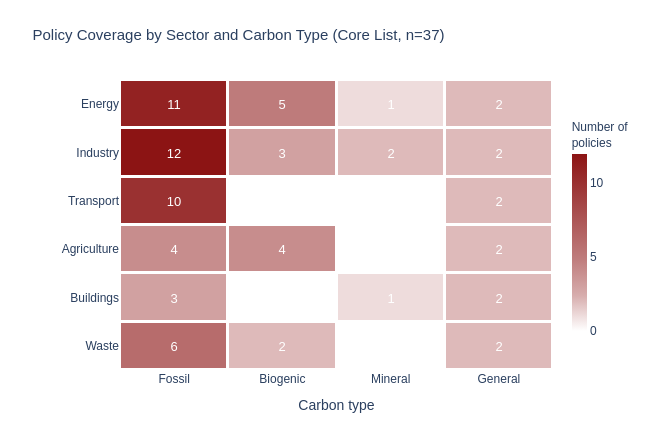

The notebook cell this image was saved under:
### Code cell
# FIGURE 3 — Sector × Carbon Type Heatmap (7.4)
# Rows = sectors, Columns = carbon types
# Values = number of core list policies covering that combination

sectors = [
    "Energy",
    "Industry", 
    "Transport",
    "Agriculture",
    "Buildings",
    "Waste",
]

carbon_types = ["Fossil", "Biogenic", "Mineral", "General"]

# Format: each row = one sector, each value = count for that carbon type
data = np.array([
    [11, 5, 1, 2],   # Energy
    [12, 3, 2, 2],   # Industry
    [10, 0, 0, 2],   # Transport
    [ 4, 4, 0, 2],   # Agriculture
    [ 3, 0, 1, 2],   # Buildings
    [ 6, 2, 0, 2],   # Waste
])

# Custom colorscale 
colorscale = [
    [0.0,  "rgba(140,  20,  20, 0)"],   # 0 policies = white
    [0.2,  "rgba(140,  20,  20, 0.35)"],   # light tan
    [0.4,  "rgba(140,  20,  20, 0.55)"],   # mid tan
    [0.6,  "rgba(140,  20,  20, 0.7)"],   # warm orange-brown
    [0.8,  "rgba(140,  20,  20, 0.85)"],   # dark red-brown
    [1.0,  "rgba(140,  20,  20, 1.0)"],   # deep red
]

# Create text labels for cells — show count, hide zeros
text_labels = []
for row in data:
    text_row = []
    for val in row:
        text_row.append(str(int(val)) if val > 0 else "")
    text_labels.append(text_row)

fig4 = go.Figure(go.Heatmap(
    z=data,
    x=carbon_types,
    y=sectors,
    text=text_labels,
    texttemplate="%{text}",
    textfont=dict(size=13, family=FONT, color="white"),
    colorscale=colorscale,
    showscale=True,
    colorbar=dict(
        title=dict(text="Number of<br>policies", font=dict(size=12, family=FONT)),
        thickness=15,
        len=0.8,
    ),
    xgap=3,
    ygap=3,
))

fig4.update_layout(
    title=dict(
        text="Policy Coverage by Sector and Carbon Type (Core List, n=37)",
        font=dict(size=15, family=FONT)
    ),
    xaxis=dict(
        title="Carbon type",
        side="bottom",
        tickfont=dict(size=12, family=FONT),
    ),
    yaxis=dict(
        title="",
        tickfont=dict(size=12, family=FONT),
        autorange="reversed",
    ),
    plot_bgcolor=BG,
    paper_bgcolor=BG,
    width=650,
    height=430,
    margin=dict(l=120, r=80, t=80, b=60),
    font=dict(family=FONT),
)

fig4.show()

### Figure 1 — Plotly figure (JSON) as saved in the notebook; plotly's stock layout.template omitted (floating-point values rounded to 4 significant figures)
{"data": [{"colorbar": {"len": 0.8, "thickness": 15, "title": {"font": {"family": "Arial", "size": 12}, "text": "Number of<br>policies"}}, "colorscale": [[0, "rgba(140,  20,  20, 0)"], [0.2, "rgba(140,  20,  20, 0.35)"], [0.4, "rgba(140,  20,  20, 0.55)"], [0.6, "rgba(140,  20,  20, 0.7)"], [0.8, "rgba(140,  20,  20, 0.85)"], [1, "rgba(140,  20,  20, 1.0)"]], "showscale": true, "text": [["11", "5", "1", "2"], ["12", "3", "2", "2"], ["10", "", "", "2"], ["4", "4", "", "2"], ["3", "", "1", "2"], ["6", "2", "", "2"]], "textfont": {"color": "white", "family": "Arial", "size": 13}, "texttemplate": "%{text}", "type": "heatmap", "x": ["Fossil", "Biogenic", "Mineral", "General"], "xgap": 3, "y": ["Energy", "Industry", "Transport", "Agriculture", "Buildings", "Waste"], "ygap": 3, "z": [[11, 5, 1, 2], [12, 3, 2, 2], [10, 0, 0, 2], [4, 4, 0, 2], [3, 0, 1, 2], [6, 2, 0, 2]]}], "layout": {"font": {"family": "Arial"}, "height": 430, "margin": {"b": 60, "l": 120, "r": 80, "t": 80}, "paper_bgcolor": "white", "plot_bgcolor": "white", "title": {"font": {"family": "Arial", "size": 15}, "text": "Policy Coverage by Sector and Carbon Type (Core List, n=37)"}, "width": 650, "xaxis": {"side": "bottom", "tickfont": {"family": "Arial", "size": 12}, "title": {"text": "Carbon type"}}, "yaxis": {"autorange": "reversed", "tickfont": {"family": "Arial", "size": 12}, "title": {"text": ""}}}}
